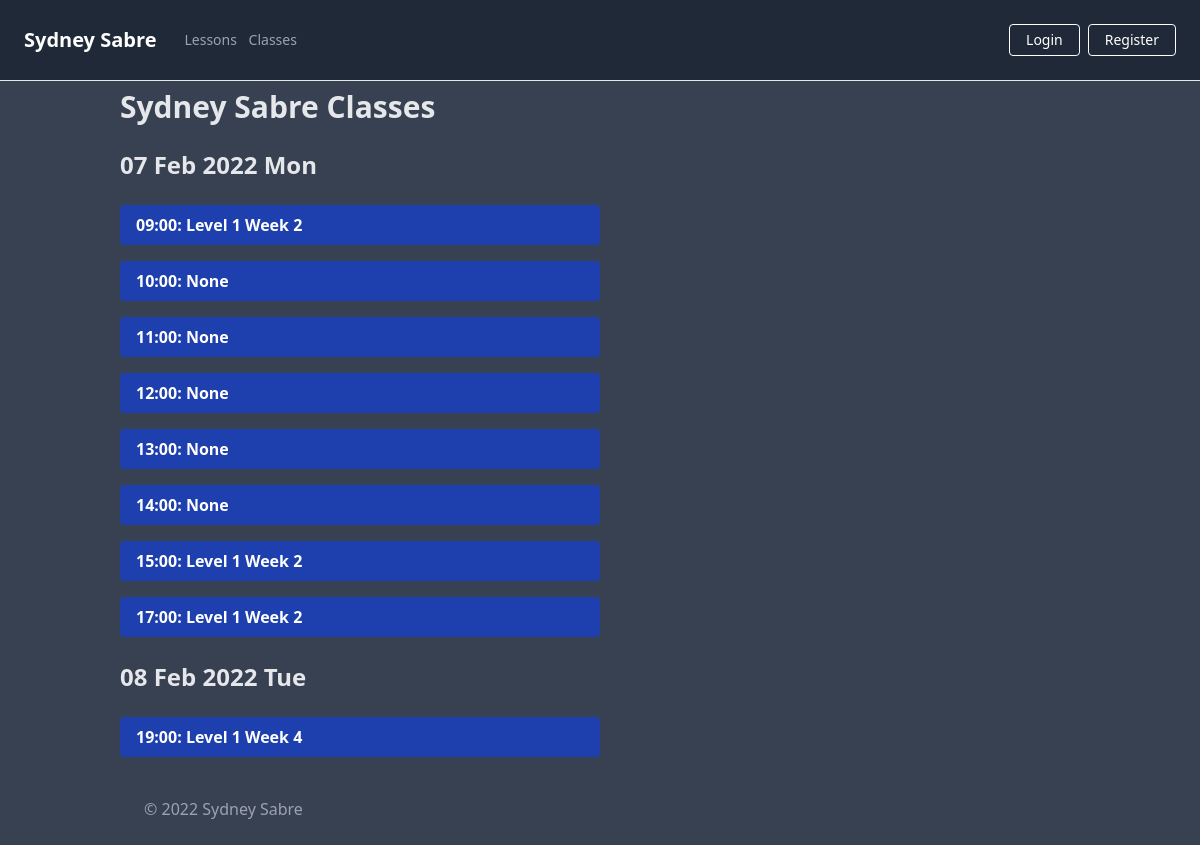
Page /classes on the committed database.
### app/models.py (models this page shows)
class ClassSlot(db.Model):
    __tablename__ = "class_slots"
    id = db.Column(db.Integer, primary_key=True)
    date = db.Column(db.Date, nullable=False)
    time = db.Column(db.Time, nullable=False)
    class_name = db.Column(db.String(250), nullable=True)
    class_description = db.Column(db.String(500), nullable=True)
    completed = db.Column(db.Boolean, default=False, nullable=True)
    students = db.relationship("Student")

### app/routes.py (the view)
@app.route('/classes')
def show_classes():
    classes = ClassSlot.query.all()
    classes = sorted(classes, key=lambda slot: slot.time)
    classes = sorted(classes, key=lambda slot: slot.date)
    classes_by_date = []
    for k, g in groupby(classes, key=lambda slot: slot.date):
        classes_by_date.append(list(g))
    return render_template('classes.html', classes=classes_by_date)

### app/templates/classes.html
{% extends "base.html" %}
{% block title %}
Sydney Sabre Classes
{% endblock %}
{% block content %}
    <div class="container">
        <h1 class="text-gray-200 my-2 text-3xl font-bold">{{ self.title() }}</h1>
        {% for date in classes %}
        <div class="flex mr-auto my-4 w-full md:w-3/4 lg:w-1/2">
            <h2 class="text-gray-200 my-2 text-2xl font-bold">{{ date[0].date.strftime('%d %b %Y %a') }}</h2>
        </div>
            {% for time in date %}
            <div class="flex mr-auto my-4 w-full md:w-3/4 lg:w-1/2">
                {% if current_user.is_admin: %}
                <div class="flex grow">
                    {% if time.completed == True %}
                    <p class="grow bg-gray-700 line-through text-white font-bold py-2 px-4 rounded">
                        {{ time.time.strftime('%H:%M')}}: {{ time.class_name }}
                    </p>
                    {% else %}
                    <a class="grow bg-blue-800 hover:bg-blue-400 text-white font-bold py-2 px-4 rounded"
                        href="{{ url_for('book_class', class_slot_id=time.id) }}">
                        {{ time.time.strftime('%H:%M')}}: {{ time.class_name }}
                    </a>
                    {% endif %}
                </div>
                <div class="flex">
                    <a class="bg-red-400 hover:bg-red-200 text-white font-bold mx-2 px-3 py-2 rounded"
                        href="{{ url_for('delete_class', class_id=time.id) }}">
                        ✘
                    </a>
                </div>
                <div class="flex">
                    <a class="bg-green-400 hover:bg-green-200 text-white font-bold mx-2 px-3 py-2 rounded"
                    href="{{ url_for('toggle_complete_class', class_id=time.id) }}">
                        ✓
                    </a>
                </div>
                {% else %}
                    {% if time.completed == True %}
                        <p class="grow bg-gray-700 line-through text-white font-bold py-2 px-4 rounded">
                            {{ time.time.strftime('%H:%M')}}: {{ time.class_name }}
                        </p>
                    {% else %}
                    <a class="grow bg-blue-800 hover:bg-blue-400 text-white font-bold py-2 px-4 rounded"
                        href="{{ url_for('book_class', class_slot_id=time.id) }}">
                        {{ time.time.strftime('%H:%M')}}: {{ time.class_name }}
                    </a>
                {% endif %}
                {% endif %}
            </div>
            {% endfor %}
        {% endfor %}
{% endblock %}

### app/static/css/main.css (style rules this page uses)
html { line-height: 1.5; -webkit-text-size-adjust: 100%; -moz-tab-size: 4; -o-tab-size: 4; tab-size: 4; font-family: ui-sans-serif, system-ui, -apple-system, BlinkMacSystemFont, "Segoe UI", Roboto, "Helvetica Neue", Arial, "Noto Sans", sans-serif, "Apple Color Emoji", "Segoe UI Emoji", "Segoe UI Symbol", "Noto Color Emoji"; }
body { margin: 0; line-height: inherit; }
h1, h2, h3, h4, h5, h6 { font-size: inherit; font-weight: inherit; }
a { color: inherit; text-decoration: inherit; }
blockquote, dl, dd, h1, h2, h3, h4, h5, h6, hr, figure, p, pre { margin: 0; }
.container { width: 100%; margin-right: auto; margin-left: auto; padding-right: 2rem; padding-left: 2rem; }
@media (min-width: 640px) { .container { max-width: 640px; } }
@media (min-width: 768px) { .container { max-width: 768px; } }
@media (min-width: 1024px) { .container { max-width: 1024px; } }
.my-2 { margin-top: 0.5rem; margin-bottom: 0.5rem; }
.my-4 { margin-top: 1rem; margin-bottom: 1rem; }
.mr-auto { margin-right: auto; }
.flex { display: flex; }
.w-full { width: 100%; }
.grow { flex-grow: 1; }
.rounded { border-radius: 0.25rem; }
.bg-gray-700 { --tw-bg-opacity: 1; background-color: rgb(55 65 81 / var(--tw-bg-opacity)); }
.bg-blue-800 { --tw-bg-opacity: 1; background-color: rgb(30 64 175 / var(--tw-bg-opacity)); }
.py-2 { padding-top: 0.5rem; padding-bottom: 0.5rem; }
.px-4 { padding-left: 1rem; padding-right: 1rem; }
.text-3xl { font-size: 1.875rem; line-height: 2.25rem; }
.text-2xl { font-size: 1.5rem; line-height: 2rem; }
.font-bold { font-weight: 700; }
.text-gray-200 { --tw-text-opacity: 1; color: rgb(229 231 235 / var(--tw-text-opacity)); }
.text-white { --tw-text-opacity: 1; color: rgb(255 255 255 / var(--tw-text-opacity)); }
@media (min-width: 768px) { .md\:w-3\/4 { width: 75%; } }
@media (min-width: 1024px) { .lg\:w-1\/2 { width: 50%; } }

### rows in the picture
ClassSlot: date "07 Feb 2022 Mon", time "09:00", class_name "Level 1 Week 2"
ClassSlot: time "10:00", class_name "None"
ClassSlot: time "11:00", class_name "None"
ClassSlot: time "12:00", class_name "None"
ClassSlot: time "13:00", class_name "None"
ClassSlot: time "14:00", class_name "None"
ClassSlot: time "15:00", class_name "Level 1 Week 2"
ClassSlot: time "17:00", class_name "Level 1 Week 2"
ClassSlot: date "08 Feb 2022 Tue", time "19:00", class_name "Level 1 Week 4"
